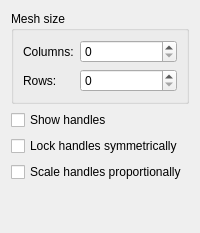
     <widget class="QWidget" name="meshTransformPage">
      <layout class="QVBoxLayout" name="verticalLayout_14">
       <item>
        <widget class="QGroupBox" name="groupBox_2">
         <property name="title">
          <string>Mesh size</string>
         </property>
         <layout class="QFormLayout" name="formLayout_2">
          <item row="0" column="0">
           <widget class="QLabel" name="lblNumColumns">
            <property name="text">
             <string>Columns:</string>
            </property>
           </widget>
          </item>
          <item row="0" column="1">
           <widget class="QSpinBox" name="intNumColumns"/>
          </item>
          <item row="1" column="0">
           <widget class="QLabel" name="lblNumRows">
            <property name="text">
             <string>Rows:</string>
            </property>
           </widget>
          </item>
          <item row="1" column="1">
           <widget class="QSpinBox" name="intNumRows"/>
          </item>
         </layout>
        </widget>
       </item>
       <item>
        <widget class="QCheckBox" name="chkShowControlPoints">
         <property name="text">
          <string>Show handles</string>
         </property>
        </widget>
       </item>
       <item>
        <widget class="QCheckBox" name="chkSymmetricalHandles">
         <property name="text">
          <string>Lock handles symmetrically</string>
         </property>
        </widget>
       </item>
       <item>
        <widget class="QCheckBox" name="chkScaleHandles">
         <property name="text">
          <string>Scale handles proportionally</string>
         </property>
        </widget>
       </item>
       <item>
        <spacer name="verticalSpacer_4">
         <property name="orientation">
          <enum>Qt::Vertical</enum>
         </property>
         <property name="sizeHint" stdset="0">
          <size>
           <width>20</width>
           <height>40</height>
          </size>
         </property>
        </spacer>
       </item>
      </layout>
     </widget>
